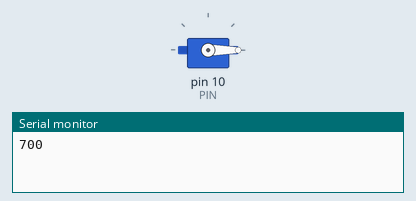
Bench run of a sketch on a simulated Arduino Uno, built with avr-gcc and run on an emulated ATmega328P. Parts: servo, the last lines printed to the serial monitor.

Above: at 0.05 s.
At 4.05 s:
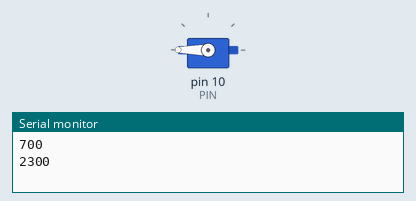
At 8.0 s:
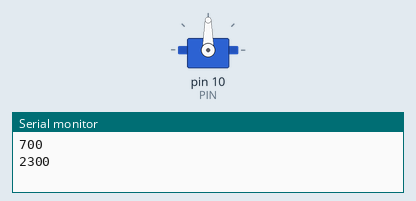
Timing chart, 0 to 10.4 s (numbered marks = the images above):
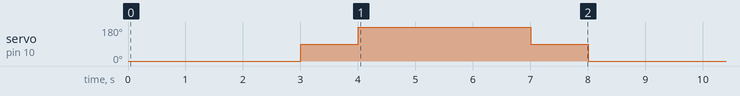

The sketch:

rcservo_f5106r_test.ino
```cpp
#include <Servo.h>
/* STOP:1500+-5us
 * CW:1500~700us
 * CCW:1500~2300us
 */
Servo sv;
int PIN = 10;
int pulse_w = 700;
int pulse_w_0 = 2300;

void setup() {
  Serial.begin(9600);
  sv.attach(PIN, 700, 2300);
  sv.writeMicroseconds(1500);
  pinMode(PIN, OUTPUT);
}

void loop() {
  sv.writeMicroseconds(pulse_w);
  Serial.println(sv.readMicroseconds());
  delay(3000);
  sv.writeMicroseconds(1500);
  delay(1000);
  sv.writeMicroseconds(pulse_w_0);
  Serial.println(sv.readMicroseconds());
  delay(3000);
  sv.writeMicroseconds(1500);
  delay(1000);
}
```

Measured:
- by itself, servo on pin 10 (PIN): repeats every 8.0 s: 180° 3.0 s, 90° 1.0 s, 0° 3.0 s, 90° 1.0 s
